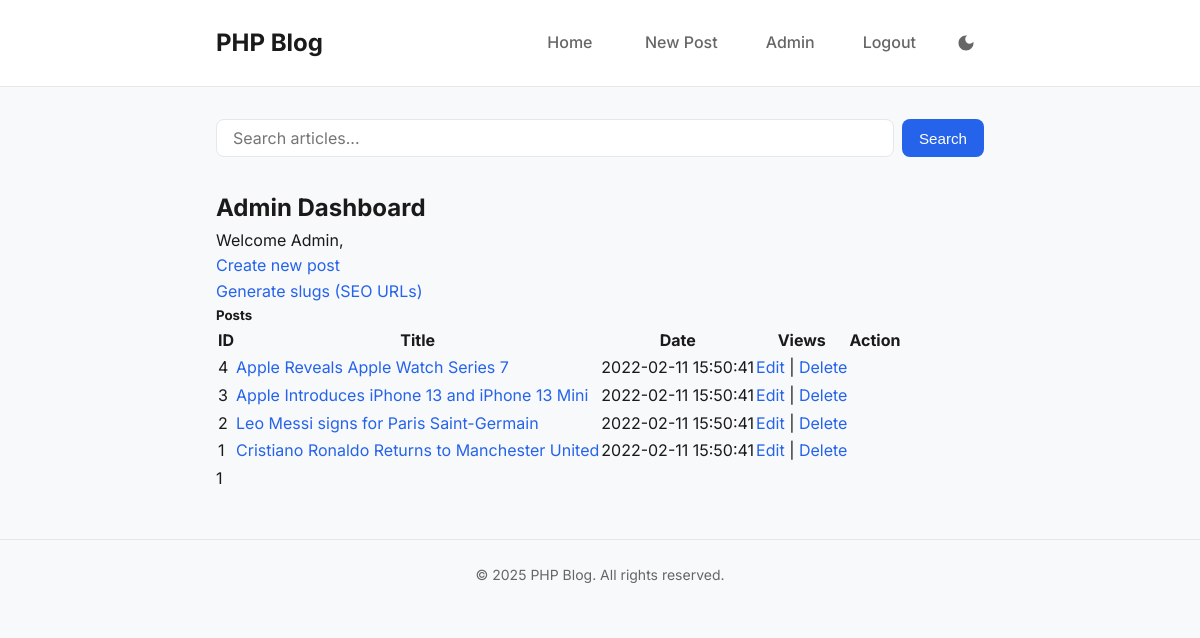
The page /admin.php (signed in) on the database its author committed.
### tables this page shows
CREATE TABLE `posts` (
  `id` int(11) NOT NULL,
  `title` varchar(255) NOT NULL,
  `description` text NOT NULL,
  `slug` varchar(255) DEFAULT NULL,
  `posted_by` varchar(255) NOT NULL,
  `date` timestamp NOT NULL DEFAULT current_timestamp() ON UPDATE current_timestamp()
);

### admin.php (the view, shortened to what this page needs)
<?php
require_once 'connect.php';
require_once 'header.php';
?>
    <h2 class="w3-container w3-teal w3-center">Admin Dashboard</h2>
    <div class="w3-container">
        <p>Welcome <?php echo $_SESSION['username']; ?>,</p>
        <p><a href="new.php" class="w3-button w3-teal">Create new post</a></p>
        <p><a href="generate_slugs.php" class="w3-button w3-teal">Generate slugs (SEO URLs)</a></p>
    </div>
    <h5 class="w3-center">Posts</h5>
<?php
$sql = "SELECT COUNT(*) FROM posts";
$result = mysqli_query($dbcon, $sql);
$r = mysqli_fetch_row($result);
$numrows = $r[0];
$rowsperpage = PAGINATION;
$totalpages = ceil($numrows / $rowsperpage);
$page = 1;
$offset = ($page - 1) * $rowsperpage;
$sql = "SELECT * FROM posts ORDER BY id DESC LIMIT $offset, $rowsperpage";
$result = mysqli_query($dbcon, $sql);
echo "<table class='w3-table-all'>";
echo "<tr class='w3-teal w3-hover-green'>";
echo "<th>ID</th>";
echo "<th>Title</th>";
echo "<th>Date</th>";
echo "<th>Views</th>";
echo "<th>Action</th>";
echo "</tr>";
while ($row = mysqli_fetch_assoc($result)) {
    $id = htmlspecialchars($row['id']);
    $title = htmlspecialchars($row['title']);
    $slug = htmlspecialchars($row['slug']);
    $time = htmlspecialchars($row['date']);
    $permalink = "p/".$id ."/".$slug;
    ?>
    <tr>
        <td><?php echo $id; ?></td>
        <td><a href="<?php echo $permalink; ?>"><?php echo substr($title, 0, 50); ?></a></td>
        <td><?php echo $time; ?></td>
        <td><a href="edit.php?id=<?php echo $id; ?>">Edit</a> | <a href="del.php?id=<?php echo $id; ?>"
                                                                   onclick="return confirm('Are you sure you want to delete this post?')">Delete</a>
        </td>
    </tr>
    <?php
}
echo "</table>";
echo "<p><div class='w3-bar w3-center'>";
$range = 3;
for ($i = ($page - $range); $i < ($page + $range) + 1; $i++) {
    if (($i > 0) && ($i <= $totalpages)) {
        if ($i == $page) {
            echo "<div class='w3-btn w3-teal w3-hover-green'> $i</div>";
        } else {
            echo "<a href='?page=$i' class='w3-btn w3-border'>$i</a>";
        }
    }
}
echo "</div></p>";
include("footer.php");

### header.php (shortened to what this page needs)
<?php
if (!empty(SITE_ROOT)){
    $url_path = "/".SITE_ROOT."/";
} else{
    $url_path = "/";
}
?>
<!DOCTYPE HTML>
<html lang="en">
<head>
    <link rel="stylesheet" type="text/css" href="<?=$url_path?>style.css">
    <link rel="stylesheet" href="https://cdnjs.cloudflare.com/ajax/libs/Trumbowyg/2.19.1/ui/trumbowyg.min.css">
</head>
<body>
<header class="site-header">
    <div class="container flex items-center justify-between">
        <a href="<?=$url_path?>" class="site-title">PHP Blog</a>
        <div class="flex items-center gap-sm">
            <nav class="site-nav">
                <a href="<?=$url_path?>">Home</a>
                <?php
                if (isset($_SESSION['username'])) {
                    echo "<a href='".$url_path ."new.php'>New Post</a>";
                    echo "<a href='".$url_path ."admin.php'>Admin</a>";
                    echo "<a href='".$url_path ."logout.php'>Logout</a>";
                } else {
                    echo "<a href='".$url_path ."login.php'>Login</a>";
                }
                ?>
            </nav>
            <button class="theme-toggle" id="theme-toggle" aria-label="Toggle Dark Mode">
                <svg class="moon-icon" xmlns="http://www.w3.org/2000/svg" viewBox="0 0 24 24" style="display: none;">
                    <path d="M12 3c-4.97 0-9 4.03-9 9s4.03 9 9 9 9-4.03 9-9c0-.46-.04-.92-.1-1.36-.98 1.37-2.58 2.26-4.4 2.26-2.98 0-5.4-2.42-5.4-5.4 0-1.81.89-3.42 2.26-4.4-.44-.06-.9-.1-1.36-.1z"/>
                </svg>
            </button>
        </div>
    </div>
</header>
<div class="container search-container">
    <form action="<?=$url_path?>search.php" method="GET" class="search-form">
        <input type="text" name="q" class="search-input" placeholder="Search articles..." required>
        <button type="submit" class="btn btn-primary">Search</button>
    </form>
</div>
<div class="container">

### footer.php (shortened to what this page needs)
</div>
<footer class="site-footer">
    <div class="container">
        <p>&copy; <?php echo date("Y"); ?> PHP Blog. All rights reserved.</p>
    </div>
</footer>
</body>

### style.css (style rules this page uses)
:root { --bg-color: #f8f9fa; --surface-color: #ffffff; --text-primary: #1a1a1a; --text-secondary: #666666; --accent-color: #2563eb; --accent-hover: #1d4ed8; --border-color: #e5e7eb; --success-color: #10b981; --error-color: #ef4444; --font-sans: 'Inter', -apple-system, BlinkMacSystemFont, "Segoe UI", Roboto, Helvetica, Arial, sans-serif; --font-serif: 'Merriweather', serif; --spacing-xs: 0.5rem; --spacing-sm: 1rem; --spacing-md: 1.5rem; --spacing-lg: 2rem; --spacing-xl: 3rem; --container-width: 800px; --radius-sm: 4px; --radius-md: 8px; --shadow-sm: 0 1px 2px 0 rgba(0, 0, 0, 0.05); --shadow-md: 0 4px 6px -1px rgba(0, 0, 0, 0.1), 0 2px 4px -1px rgba(0, 0, 0, 0.06); }
.theme-toggle { background: none; border: none; cursor: pointer; padding: var(--spacing-xs); color: var(--text-secondary); display: flex; align-items: center; justify-content: center; border-radius: 50%; transition: background-color 0.2s, color 0.2s; }
.theme-toggle svg { width: 20px; height: 20px; fill: currentColor; }
*, *::before, *::after { box-sizing: border-box; margin: 0; padding: 0; }
body { font-family: var(--font-sans); background-color: var(--bg-color); color: var(--text-primary); line-height: 1.6; -webkit-font-smoothing: antialiased; }
a { color: var(--accent-color); text-decoration: none; transition: color 0.2s ease; }
.container { max-width: var(--container-width); margin: 0 auto; padding: 0 var(--spacing-sm); }
.flex { display: flex; }
.items-center { align-items: center; }
.justify-between { justify-content: space-between; }
.gap-sm { gap: var(--spacing-sm); }
.site-header { background-color: var(--surface-color); border-bottom: 1px solid var(--border-color); padding: var(--spacing-md) 0; margin-bottom: var(--spacing-lg); }
.site-title { font-size: 1.5rem; font-weight: 700; color: var(--text-primary); text-decoration: none; }
.site-nav a { color: var(--text-secondary); font-weight: 500; margin-left: var(--spacing-sm); padding: var(--spacing-xs) var(--spacing-sm); border-radius: var(--radius-sm); }
.btn { display: inline-block; padding: var(--spacing-xs) var(--spacing-sm); border-radius: var(--radius-md); font-weight: 500; border: 1px solid transparent; cursor: pointer; font-size: 0.95rem; }
.btn-primary { background-color: var(--accent-color); color: white; }
.search-container { margin-bottom: var(--spacing-lg); }
.search-form { display: flex; gap: var(--spacing-xs); }
.search-input { flex: 1; padding: var(--spacing-xs) var(--spacing-sm); border: 1px solid var(--border-color); border-radius: var(--radius-md); font-family: inherit; font-size: 1rem; }
.site-footer { margin-top: var(--spacing-xl); padding: var(--spacing-md) 0; border-top: 1px solid var(--border-color); text-align: center; color: var(--text-secondary); font-size: 0.875rem; }

### rows shown on the page
posts: id "4", title "Apple Reveals Apple Watch Series 7", date "2022-02-11 15:50:41"
posts: id "3", title "Apple Introduces iPhone 13 and iPhone 13 Mini", date "2022-02-11 15:50:41"
posts: id "2", title "Leo Messi signs for Paris Saint-Germain", date "2022-02-11 15:50:41"
posts: id "1", title "Cristiano Ronaldo Returns to Manchester United", date "2022-02-11 15:50:41"

### other values the page prints
$_SESSION['username'] "Admin"
